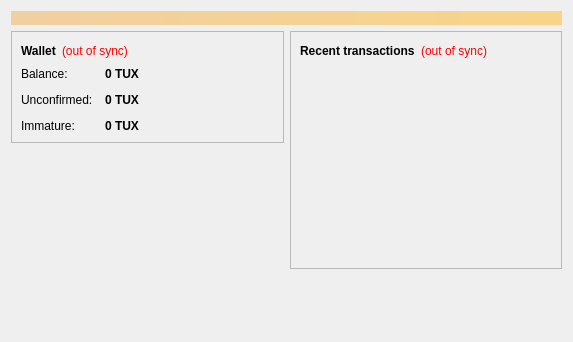
<?xml version="1.0" encoding="UTF-8"?>
<ui version="4.0">
 <class>OverviewPage</class>
 <widget class="QWidget" name="OverviewPage">
  <property name="geometry">
   <rect>
    <x>0</x>
    <y>0</y>
    <width>573</width>
    <height>342</height>
   </rect>
  </property>
  <property name="windowTitle">
   <string>Form</string>
  </property>
  <layout class="QVBoxLayout" name="topLayout">
   <item>
    <widget class="QLabel" name="labelAlerts">
     <property name="visible">
      <bool>false</bool>
     </property>
     <property name="styleSheet">
      <string notr="true">background-color: qlineargradient(x1: 0, y1: 0, x2: 1, y2: 0, stop:0 #F0D0A0, stop:1 #F8D488); color:#000000;</string>
     </property>
     <property name="wordWrap">
      <bool>true</bool>
     </property>
     <property name="margin">
      <number>3</number>
     </property>
    </widget>
   </item>
   <item>
    <layout class="QHBoxLayout" name="horizontalLayout" stretch="1,1">
     <item>
      <layout class="QVBoxLayout" name="verticalLayout_2">
       <item>
        <widget class="QFrame" name="frame">
         <property name="frameShape">
          <enum>QFrame::StyledPanel</enum>
         </property>
         <property name="frameShadow">
          <enum>QFrame::Raised</enum>
         </property>
         <layout class="QVBoxLayout" name="verticalLayout_4">
          <item>
           <layout class="QHBoxLayout" name="horizontalLayout_4">
            <item>
             <widget class="QLabel" name="label_5">
              <property name="font">
               <font>
                <weight>75</weight>
                <bold>true</bold>
               </font>
              </property>
              <property name="text">
               <string>Wallet</string>
              </property>
             </widget>
            </item>
            <item>
             <widget class="QLabel" name="labelWalletStatus">
              <property name="toolTip">
               <string>The displayed information may be out of date. Your wallet automatically synchronizes with the TuxCoin network after a connection is established, but this process has not completed yet.</string>
              </property>
              <property name="styleSheet">
               <string notr="true">QLabel { color: red; }</string>
              </property>
              <property name="text">
               <string notr="true">(out of sync)</string>
              </property>
              <property name="alignment">
               <set>Qt::AlignLeading|Qt::AlignLeft|Qt::AlignVCenter</set>
              </property>
             </widget>
            </item>
            <item>
             <spacer name="horizontalSpacer_2">
              <property name="orientation">
               <enum>Qt::Horizontal</enum>
              </property>
              <property name="sizeHint" stdset="0">
               <size>
                <width>40</width>
                <height>20</height>
               </size>
              </property>
             </spacer>
            </item>
           </layout>
          </item>
          <item>
           <layout class="QFormLayout" name="formLayout_2">
            <property name="fieldGrowthPolicy">
             <enum>QFormLayout::AllNonFixedFieldsGrow</enum>
            </property>
            <property name="horizontalSpacing">
             <number>12</number>
            </property>
            <property name="verticalSpacing">
             <number>12</number>
            </property>
            <item row="0" column="0">
             <widget class="QLabel" name="label">
              <property name="text">
               <string>Balance:</string>
              </property>
             </widget>
            </item>
            <item row="0" column="1">
             <widget class="QLabel" name="labelBalance">
              <property name="font">
               <font>
                <weight>75</weight>
                <bold>true</bold>
               </font>
              </property>
              <property name="cursor">
               <cursorShape>IBeamCursor</cursorShape>
              </property>
              <property name="toolTip">
               <string>Your current balance</string>
              </property>
              <property name="text">
               <string notr="true">0 TUX</string>
              </property>
              <property name="textInteractionFlags">
               <set>Qt::LinksAccessibleByMouse|Qt::TextSelectableByKeyboard|Qt::TextSelectableByMouse</set>
              </property>
             </widget>
            </item>
            <item row="1" column="0">
             <widget class="QLabel" name="label_3">
              <property name="text">
               <string>Unconfirmed:</string>
              </property>
             </widget>
            </item>
            <item row="1" column="1">
             <widget class="QLabel" name="labelUnconfirmed">
              <property name="font">
               <font>
                <weight>75</weight>
                <bold>true</bold>
               </font>
              </property>
              <property name="cursor">
               <cursorShape>IBeamCursor</cursorShape>
              </property>
              <property name="toolTip">
               <string>Total of transactions that have yet to be confirmed, and do not yet count toward the current balance</string>
              </property>
              <property name="text">
               <string notr="true">0 TUX</string>
              </property>
              <property name="textInteractionFlags">
               <set>Qt::LinksAccessibleByMouse|Qt::TextSelectableByKeyboard|Qt::TextSelectableByMouse</set>
              </property>
             </widget>
            </item>
            <item row="2" column="0">
             <widget class="QLabel" name="labelImmatureText">
              <property name="text">
               <string>Immature:</string>
              </property>
             </widget>
            </item>
            <item row="2" column="1">
             <widget class="QLabel" name="labelImmature">
              <property name="font">
               <font>
                <weight>75</weight>
                <bold>true</bold>
               </font>
              </property>
              <property name="toolTip">
               <string>Mined balance that has not yet matured</string>
              </property>
              <property name="text">
               <string notr="true">0 TUX</string>
              </property>
              <property name="textInteractionFlags">
               <set>Qt::LinksAccessibleByMouse|Qt::TextSelectableByKeyboard|Qt::TextSelectableByMouse</set>
              </property>
             </widget>
            </item>
           </layout>
          </item>
         </layout>
        </widget>
       </item>
       <item>
        <spacer name="verticalSpacer">
         <property name="orientation">
          <enum>Qt::Vertical</enum>
         </property>
         <property name="sizeHint" stdset="0">
          <size>
           <width>20</width>
           <height>40</height>
          </size>
         </property>
        </spacer>
       </item>
      </layout>
     </item>
     <item>
      <layout class="QVBoxLayout" name="verticalLayout_3">
       <item>
        <widget class="QFrame" name="frame_2">
         <property name="frameShape">
          <enum>QFrame::StyledPanel</enum>
         </property>
         <property name="frameShadow">
          <enum>QFrame::Raised</enum>
         </property>
         <layout class="QVBoxLayout" name="verticalLayout">
          <item>
           <layout class="QHBoxLayout" name="horizontalLayout_2">
            <item>
             <widget class="QLabel" name="label_4">
              <property name="text">
               <string>&lt;b&gt;Recent transactions&lt;/b&gt;</string>
              </property>
             </widget>
            </item>
            <item>
             <widget class="QLabel" name="labelTransactionsStatus">
              <property name="toolTip">
               <string>The displayed information may be out of date. Your wallet automatically synchronizes with the TuxCoin network after a connection is established, but this process has not completed yet.</string>
              </property>
              <property name="styleSheet">
               <string notr="true">QLabel { color: red; }</string>
              </property>
              <property name="text">
               <string notr="true">(out of sync)</string>
              </property>
              <property name="alignment">
               <set>Qt::AlignRight|Qt::AlignTrailing|Qt::AlignVCenter</set>
              </property>
             </widget>
            </item>
            <item>
             <spacer name="horizontalSpacer">
              <property name="orientation">
               <enum>Qt::Horizontal</enum>
              </property>
              <property name="sizeHint" stdset="0">
               <size>
                <width>40</width>
                <height>20</height>
               </size>
              </property>
             </spacer>
            </item>
           </layout>
          </item>
          <item>
           <widget class="QListView" name="listTransactions">
            <property name="styleSheet">
             <string notr="true">QListView { background: transparent; }</string>
            </property>
            <property name="frameShape">
             <enum>QFrame::NoFrame</enum>
            </property>
            <property name="verticalScrollBarPolicy">
             <enum>Qt::ScrollBarAlwaysOff</enum>
            </property>
            <property name="horizontalScrollBarPolicy">
             <enum>Qt::ScrollBarAlwaysOff</enum>
            </property>
            <property name="selectionMode">
             <enum>QAbstractItemView::NoSelection</enum>
            </property>
           </widget>
          </item>
         </layout>
        </widget>
       </item>
       <item>
        <spacer name="verticalSpacer_2">
         <property name="orientation">
          <enum>Qt::Vertical</enum>
         </property>
         <property name="sizeHint" stdset="0">
          <size>
           <width>20</width>
           <height>40</height>
          </size>
         </property>
        </spacer>
       </item>
      </layout>
     </item>
    </layout>
   </item>
  </layout>
 </widget>
 <resources/>
 <connections/>
</ui>
